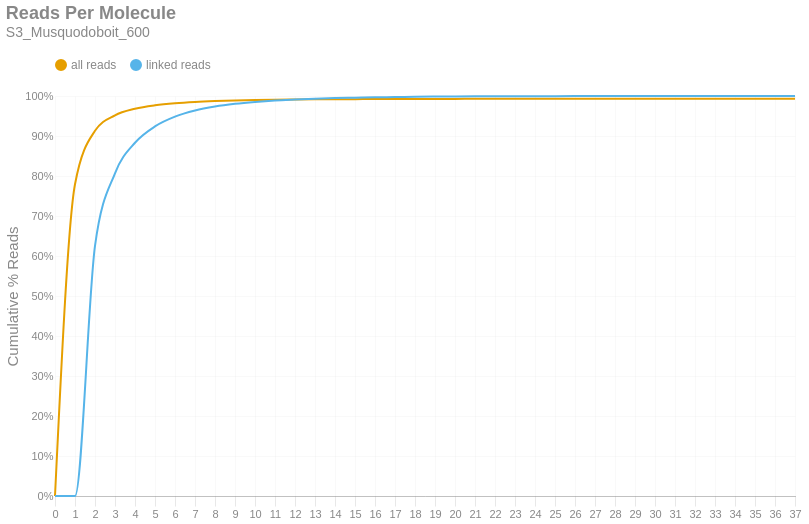

The code cell stored with this chart in its notebook:
### Markdown cell above
### Reads per Molecule
This chart shows the cumulative distribution of the number of reads per linked molecule. That is, how many alignments are associated with a unique molecule. This excludes the number of reads associated with invalid or absent linked-read barcodes. The `linked` histogram is the percentages recalculated when disregarding singletons.

### Code cell
if SKIPLR:
    print_html(f"Skipped")
else:
    counts = np.bincount(valids['reads'].cast(pl.Int64).to_numpy())
    weighted = counts * np.arange(len(counts))
    all_perc = weighted / n_reads
    linked_perc = weighted / n_linked_reads
    linked_perc[1] = 0
    binned_df = pl.DataFrame({
        'readsper': list(range(len(counts))),
        'all reads (cumsum)': np.cumsum(all_perc).tolist(),
        'linked reads (cumsum)': np.cumsum(linked_perc).tolist(),
    })

    with SafeRender(binned_df):
        (
            density_plot(binned_df, 'Reads Per Molecule', samplename, 'readspmol')
            .encode(
                x=alt.X('readsper:O', title=None).axis(labelAngle=0).scale(padding=0),
                y=alt.Y('value:Q', title='Cumulative % Reads').axis(format='%').stack(False),
                color=alt.Color("key:N").scale(domain=["all reads", "linked reads"]),
                tooltip=[
                    alt.Tooltip("key:N", title="Data Type"),
                    alt.Tooltip("readsper:O", title="Reads Per Molecule"),
                    alt.Tooltip("value:Q", format=".2%", title="% Reads (Cum.)")
                ]            
            )
        ).display()

### Figure 1 — Vega-Lite specification as saved in the notebook (floating-point values rounded to 4 significant figures)
{"width": "container", "height": 400, "config": {"title": {"anchor": "start", "dy": -15, "fontSize": 18, "color": "#888888", "subtitleColor": "#888888", "subtitleFontSize": 14}, "arc": {"fill": "#0072B2"}, "axis": {"domainColor": "#888888", "domainWidth": 0.5, "gridWidth": 0.2, "grid": false, "titleFontWeight": 400, "titleFontSize": 15, "labelFontSize": 11, "labelColor": "#888888", "tickColor": "#888888", "tickWidth": 0.2, "titleColor": "#888888"}, "axisBand": {"grid": false}, "axisX": {"grid": true, "tickSize": 10, "domainCap": "round"}, "axisY": {"domain": false, "grid": true, "tickSize": 0, "domainCap": "round"}, "background": "transparent", "header": {"labelFontSize": 15, "labelColor": "#888888", "titleFontSize": 15, "titleFontWeight": 600, "titleColor": "#888888"}, "legend": {"labelFont": "sans-serif", "labelFontSize": 12, "labelColor": "#888888", "symbolSize": 100, "symbolType": "circle", "titleFontSize": 12, "titlePadding": 10, "titleColor": "#888888", "title": null, "orient": "top"}, "range": {"category": ["#E69F00", "#56B4E9", "#009E73", "#F0E442", "#0072B2", "#D55E00", "#CC79A7", "#000000"], "diverging": ["#cfe8f3", "#a2d4ec", "#73bfe2", "#46abdb", "#1696d2", "#12719e"]}, "area": {"fill": "#0072B2", "fillOpacity": 0.7, "line": true, "strokeOpacity": 0.7}, "line": {"color": "#0072B2", "stroke": "#0072B2", "strokeWidth": 2}, "trail": {"color": "#0072B2", "stroke": "#0072B2", "strokeWidth": 0, "size": 1}, "point": {"filled": true, "fillOpacity": 1.0, "size": 95}, "text": {"color": "#888888", "fontSize": 11, "align": "right", "fontWeight": 400, "size": 11}, "bar": {"fill": "#0072B2", "stroke": null}, "view": {"stroke": null, "continuousWidth": 660, "continuousHeight": 400}}, "data": {"name": "data-b839f53a58577bdea316c18a858f920c"}, "mark": {"type": "line", "interpolate": "monotone", "point": {"opacity": 0, "size": 275}}, "encoding": {"color": {"field": "key", "scale": {"domain": ["all reads", "linked reads"]}, "type": "nominal"}, "tooltip": [{"field": "key", "title": "Data Type", "type": "nominal"}, {"field": "readsper", "title": "Reads Per Molecule", "type": "ordinal"}, {"field": "value", "format": ".2%", "title": "% Reads (Cum.)", "type": "quantitative"}], "x": {"axis": {"labelAngle": 0}, "field": "readsper", "scale": {"padding": 0}, "title": null, "type": "ordinal"}, "y": {"axis": {"format": "%"}, "field": "value", "stack": false, "title": "Cumulative % Reads", "type": "quantitative"}}, "params": [{"name": "param_c36ac31b6afebe62", "select": {"type": "point", "fields": ["key"]}, "bind": "legend"}], "title": {"text": "Reads Per Molecule", "subtitle": "S3_Musquodoboit_600"}, "transform": [{"fold": ["all reads (cumsum)", "linked reads (cumsum)"]}, {"calculate": "replace(datum.key, ' (cumsum)', '')", "as": "key"}, {"filter": {"param": "param_c36ac31b6afebe62"}}], "usermeta": {"embedOptions": {"downloadFileName": "S3_Musquodoboit_600.readspmol"}}, "$schema": "https://vega.github.io/schema/vega-lite/v6.1.0.json", "datasets": {"data-b839f53a58577bdea316c18a858f920c": [{"readsper": 0, "all reads (cumsum)": 0.0, "linked reads (cumsum)": 0.0}, {"readsper": 1, "all reads (cumsum)": 0.7793, "linked reads (cumsum)": 0.0}, {"readsper": 2, "all reads (cumsum)": 0.913, "linked reads (cumsum)": 0.6252}, {"readsper": 3, "all reads (cumsum)": 0.9517, "linked reads (cumsum)": 0.8067}, {"readsper": 4, "all reads (cumsum)": 0.9681, "linked reads (cumsum)": 0.8831}, {"readsper": 5, "all reads (cumsum)": 0.9768, "linked reads (cumsum)": 0.9239}, {"readsper": 6, "all reads (cumsum)": 0.982, "linked reads (cumsum)": 0.9483}, {"readsper": 7, "all reads (cumsum)": 0.9853, "linked reads (cumsum)": 0.9636}, {"readsper": 8, "all reads (cumsum)": 0.9874, "linked reads (cumsum)": 0.9735}, {"readsper": 9, "all reads (cumsum)": 0.9889, "linked reads (cumsum)": 0.9804}, {"readsper": 10, "all reads (cumsum)": 0.9899, "linked reads (cumsum)": 0.9853}, {"readsper": 11, "all reads (cumsum)": 0.9907, "linked reads (cumsum)": 0.9889}, {"readsper": 12, "all reads (cumsum)": 0.9912, "linked reads (cumsum)": 0.9913}, {"readsper": 13, "all reads (cumsum)": 0.9916, "linked reads (cumsum)": 0.9933}, {"readsper": 14, "all reads (cumsum)": 0.992, "linked reads (cumsum)": 0.9949}, {"readsper": 15, "all reads (cumsum)": 0.9922, "linked reads (cumsum)": 0.9958}, {"readsper": 16, "all reads (cumsum)": 0.9924, "linked reads (cumsum)": 0.9968}, {"readsper": 17, "all reads (cumsum)": 0.9925, "linked reads (cumsum)": 0.9974}, {"readsper": 18, "all reads (cumsum)": 0.9926, "linked reads (cumsum)": 0.9981}, {"readsper": 19, "all reads (cumsum)": 0.9927, "linked reads (cumsum)": 0.9985}, {"readsper": 20, "all reads (cumsum)": 0.9928, "linked reads (cumsum)": 0.9988}, {"readsper": 21, "all reads (cumsum)": 0.9929, "linked reads (cumsum)": 0.9991}, {"readsper": 22, "all reads (cumsum)": 0.9929, "linked reads (cumsum)": 0.9992}, {"readsper": 23, "all reads (cumsum)": 0.9929, "linked reads (cumsum)": 0.9995}, {"readsper": 24, "all reads (cumsum)": 0.993, "linked reads (cumsum)": 0.9996}, {"readsper": 25, "all reads (cumsum)": 0.993, "linked reads (cumsum)": 0.9997}, {"readsper": 26, "all reads (cumsum)": 0.993, "linked reads (cumsum)": 0.9997}, {"readsper": 27, "all reads (cumsum)": 0.993, "linked reads (cumsum)": 0.9998}, {"readsper": 28, "all reads (cumsum)": 0.993, "linked reads (cumsum)": 0.9999}, {"readsper": 29, "all reads (cumsum)": 0.993, "linked reads (cumsum)": 0.9999}, {"readsper": 30, "all reads (cumsum)": 0.993, "linked reads (cumsum)": 0.9999}, {"readsper": 31, "all reads (cumsum)": 0.993, "linked reads (cumsum)": 0.9999}, {"readsper": 32, "all reads (cumsum)": 0.9931, "linked reads (cumsum)": 1.0}, {"readsper": 33, "all reads (cumsum)": 0.9931, "linked reads (cumsum)": 1.0}, {"readsper": 34, "all reads (cumsum)": 0.9931, "linked reads (cumsum)": 1.0}, {"readsper": 35, "all reads (cumsum)": 0.9931, "linked reads (cumsum)": 1.0}, {"readsper": 36, "all reads (cumsum)": 0.9931, "linked reads (cumsum)": 1.0}, {"readsper": 37, "all reads (cumsum)": 0.9931, "linked reads (cumsum)": 1.0}]}}
